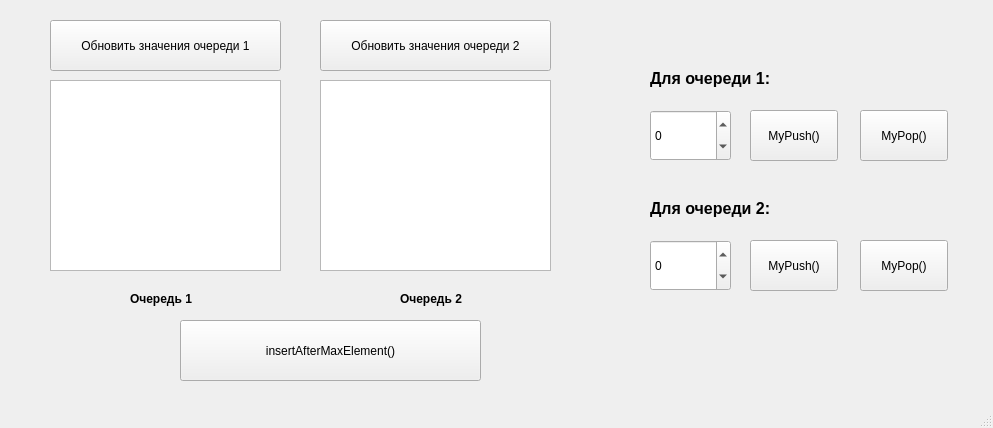
<?xml version="1.0" encoding="UTF-8"?>
<ui version="4.0">
 <class>MainWindow</class>
 <widget class="QMainWindow" name="MainWindow">
  <property name="geometry">
   <rect>
    <x>0</x>
    <y>0</y>
    <width>993</width>
    <height>428</height>
   </rect>
  </property>
  <property name="windowTitle">
   <string>Task_1</string>
  </property>
  <widget class="QWidget" name="centralwidget">
   <widget class="QListWidget" name="listWidget">
    <property name="geometry">
     <rect>
      <x>50</x>
      <y>80</y>
      <width>231</width>
      <height>191</height>
     </rect>
    </property>
   </widget>
   <widget class="QLabel" name="label">
    <property name="geometry">
     <rect>
      <x>130</x>
      <y>290</y>
      <width>91</width>
      <height>17</height>
     </rect>
    </property>
    <property name="font">
     <font>
      <bold>true</bold>
     </font>
    </property>
    <property name="text">
     <string>Очередь 1</string>
    </property>
   </widget>
   <widget class="QSpinBox" name="spinBox">
    <property name="geometry">
     <rect>
      <x>650</x>
      <y>110</y>
      <width>81</width>
      <height>51</height>
     </rect>
    </property>
    <property name="minimum">
     <number>-1000000</number>
    </property>
    <property name="maximum">
     <number>1000000</number>
    </property>
   </widget>
   <widget class="QPushButton" name="pushQ1">
    <property name="geometry">
     <rect>
      <x>750</x>
      <y>110</y>
      <width>88</width>
      <height>51</height>
     </rect>
    </property>
    <property name="text">
     <string>MyPush()</string>
    </property>
   </widget>
   <widget class="QPushButton" name="popQ1">
    <property name="geometry">
     <rect>
      <x>860</x>
      <y>110</y>
      <width>88</width>
      <height>51</height>
     </rect>
    </property>
    <property name="text">
     <string>MyPop()</string>
    </property>
   </widget>
   <widget class="QLabel" name="label_4">
    <property name="geometry">
     <rect>
      <x>400</x>
      <y>290</y>
      <width>91</width>
      <height>17</height>
     </rect>
    </property>
    <property name="font">
     <font>
      <bold>true</bold>
     </font>
    </property>
    <property name="text">
     <string>Очередь 2</string>
    </property>
   </widget>
   <widget class="QPushButton" name="popQ2">
    <property name="geometry">
     <rect>
      <x>860</x>
      <y>240</y>
      <width>88</width>
      <height>51</height>
     </rect>
    </property>
    <property name="text">
     <string>MyPop()</string>
    </property>
   </widget>
   <widget class="QListWidget" name="listWidget2">
    <property name="geometry">
     <rect>
      <x>320</x>
      <y>80</y>
      <width>231</width>
      <height>191</height>
     </rect>
    </property>
   </widget>
   <widget class="QPushButton" name="pushQ2">
    <property name="geometry">
     <rect>
      <x>750</x>
      <y>240</y>
      <width>88</width>
      <height>51</height>
     </rect>
    </property>
    <property name="text">
     <string>MyPush()</string>
    </property>
   </widget>
   <widget class="QWidget" name="layoutWidget">
    <property name="geometry">
     <rect>
      <x>340</x>
      <y>540</y>
      <width>128</width>
      <height>111</height>
     </rect>
    </property>
    <layout class="QFormLayout" name="formLayout_2">
     <item row="0" column="0">
      <widget class="QLabel" name="label_7">
       <property name="text">
        <string>empty()</string>
       </property>
      </widget>
     </item>
     <item row="0" column="1">
      <widget class="QLabel" name="emptyQ2">
       <property name="text">
        <string>-</string>
       </property>
       <property name="alignment">
        <set>Qt::AlignCenter</set>
       </property>
      </widget>
     </item>
     <item row="1" column="0">
      <widget class="QLabel" name="label_8">
       <property name="text">
        <string>size()</string>
       </property>
      </widget>
     </item>
     <item row="2" column="0">
      <widget class="QLabel" name="label_9">
       <property name="text">
        <string>back()</string>
       </property>
      </widget>
     </item>
     <item row="2" column="1">
      <widget class="QLabel" name="backQ2">
       <property name="text">
        <string>-</string>
       </property>
       <property name="alignment">
        <set>Qt::AlignCenter</set>
       </property>
      </widget>
     </item>
     <item row="3" column="0">
      <widget class="QLabel" name="label_10">
       <property name="text">
        <string>front()</string>
       </property>
      </widget>
     </item>
     <item row="3" column="1">
      <widget class="QLabel" name="frontQ2">
       <property name="text">
        <string>-</string>
       </property>
       <property name="alignment">
        <set>Qt::AlignCenter</set>
       </property>
      </widget>
     </item>
     <item row="1" column="1">
      <widget class="QLabel" name="sizeQ2">
       <property name="text">
        <string>-</string>
       </property>
       <property name="alignment">
        <set>Qt::AlignCenter</set>
       </property>
      </widget>
     </item>
    </layout>
   </widget>
   <widget class="QSpinBox" name="spinBox_2">
    <property name="geometry">
     <rect>
      <x>650</x>
      <y>240</y>
      <width>81</width>
      <height>51</height>
     </rect>
    </property>
    <property name="minimum">
     <number>-1000000</number>
    </property>
    <property name="maximum">
     <number>1000000</number>
    </property>
   </widget>
   <widget class="QPushButton" name="genQ1">
    <property name="geometry">
     <rect>
      <x>50</x>
      <y>20</y>
      <width>231</width>
      <height>51</height>
     </rect>
    </property>
    <property name="text">
     <string>Обновить значения очереди 1</string>
    </property>
   </widget>
   <widget class="QPushButton" name="genQ2">
    <property name="geometry">
     <rect>
      <x>320</x>
      <y>20</y>
      <width>231</width>
      <height>51</height>
     </rect>
    </property>
    <property name="text">
     <string>Обновить значения очереди 2</string>
    </property>
   </widget>
   <widget class="QPushButton" name="insertButton">
    <property name="geometry">
     <rect>
      <x>180</x>
      <y>320</y>
      <width>301</width>
      <height>61</height>
     </rect>
    </property>
    <property name="text">
     <string>insertAfterMaxElement()</string>
    </property>
   </widget>
   <widget class="QWidget" name="layoutWidget">
    <property name="geometry">
     <rect>
      <x>160</x>
      <y>540</y>
      <width>128</width>
      <height>111</height>
     </rect>
    </property>
    <layout class="QFormLayout" name="formLayout">
     <item row="0" column="0">
      <widget class="QLabel" name="label_2">
       <property name="text">
        <string>empty()</string>
       </property>
      </widget>
     </item>
     <item row="0" column="1">
      <widget class="QLabel" name="emptyQ1">
       <property name="text">
        <string>-</string>
       </property>
       <property name="alignment">
        <set>Qt::AlignCenter</set>
       </property>
      </widget>
     </item>
     <item row="1" column="0">
      <widget class="QLabel" name="label_3">
       <property name="text">
        <string>size()</string>
       </property>
      </widget>
     </item>
     <item row="2" column="0">
      <widget class="QLabel" name="label_6">
       <property name="text">
        <string>back()</string>
       </property>
      </widget>
     </item>
     <item row="2" column="1">
      <widget class="QLabel" name="backQ1">
       <property name="text">
        <string>-</string>
       </property>
       <property name="alignment">
        <set>Qt::AlignCenter</set>
       </property>
      </widget>
     </item>
     <item row="3" column="0">
      <widget class="QLabel" name="label_5">
       <property name="text">
        <string>front()</string>
       </property>
      </widget>
     </item>
     <item row="3" column="1">
      <widget class="QLabel" name="frontQ1">
       <property name="text">
        <string>-</string>
       </property>
       <property name="alignment">
        <set>Qt::AlignCenter</set>
       </property>
      </widget>
     </item>
     <item row="1" column="1">
      <widget class="QLabel" name="sizeQ1">
       <property name="text">
        <string>-</string>
       </property>
       <property name="alignment">
        <set>Qt::AlignCenter</set>
       </property>
      </widget>
     </item>
    </layout>
   </widget>
   <widget class="QLabel" name="label_11">
    <property name="geometry">
     <rect>
      <x>650</x>
      <y>70</y>
      <width>141</width>
      <height>17</height>
     </rect>
    </property>
    <property name="font">
     <font>
      <pointsize>12</pointsize>
      <bold>true</bold>
     </font>
    </property>
    <property name="text">
     <string>Для очереди 1:</string>
    </property>
   </widget>
   <widget class="QLabel" name="label_12">
    <property name="geometry">
     <rect>
      <x>650</x>
      <y>200</y>
      <width>141</width>
      <height>17</height>
     </rect>
    </property>
    <property name="font">
     <font>
      <pointsize>12</pointsize>
      <bold>true</bold>
     </font>
    </property>
    <property name="text">
     <string>Для очереди 2:</string>
    </property>
   </widget>
   <zorder>layoutWidget</zorder>
   <zorder>pushQ2</zorder>
   <zorder>listWidget</zorder>
   <zorder>label</zorder>
   <zorder>spinBox</zorder>
   <zorder>pushQ1</zorder>
   <zorder>popQ1</zorder>
   <zorder>label_4</zorder>
   <zorder>popQ2</zorder>
   <zorder>listWidget2</zorder>
   <zorder>layoutWidget</zorder>
   <zorder>spinBox_2</zorder>
   <zorder>genQ1</zorder>
   <zorder>genQ2</zorder>
   <zorder>insertButton</zorder>
   <zorder>label_11</zorder>
   <zorder>label_12</zorder>
  </widget>
  <widget class="QMenuBar" name="menubar">
   <property name="geometry">
    <rect>
     <x>0</x>
     <y>0</y>
     <width>993</width>
     <height>22</height>
    </rect>
   </property>
  </widget>
  <widget class="QStatusBar" name="statusbar"/>
 </widget>
 <resources/>
 <connections/>
</ui>
